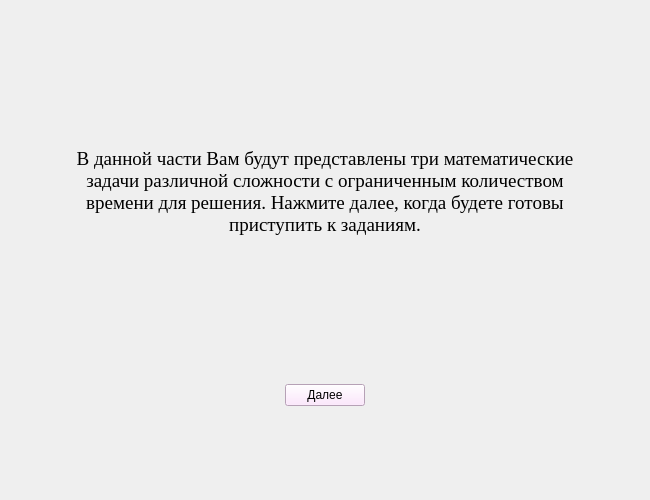
<?xml version="1.0" encoding="UTF-8"?>
<ui version="4.0">
 <class>Form</class>
 <widget class="QWidget" name="Form">
  <property name="geometry">
   <rect>
    <x>0</x>
    <y>0</y>
    <width>650</width>
    <height>500</height>
   </rect>
  </property>
  <property name="windowTitle">
   <string>TestInfoFirst</string>
  </property>
  <layout class="QGridLayout" name="gridLayout">
   <item row="4" column="1">
    <spacer name="verticalSpacer_3">
     <property name="orientation">
      <enum>Qt::Vertical</enum>
     </property>
     <property name="sizeHint" stdset="0">
      <size>
       <width>20</width>
       <height>40</height>
      </size>
     </property>
    </spacer>
   </item>
   <item row="3" column="0">
    <spacer name="horizontalSpacer_2">
     <property name="orientation">
      <enum>Qt::Horizontal</enum>
     </property>
     <property name="sizeHint" stdset="0">
      <size>
       <width>40</width>
       <height>20</height>
      </size>
     </property>
    </spacer>
   </item>
   <item row="2" column="1">
    <spacer name="verticalSpacer_2">
     <property name="orientation">
      <enum>Qt::Vertical</enum>
     </property>
     <property name="sizeHint" stdset="0">
      <size>
       <width>20</width>
       <height>40</height>
      </size>
     </property>
    </spacer>
   </item>
   <item row="1" column="0">
    <spacer name="horizontalSpacer">
     <property name="orientation">
      <enum>Qt::Horizontal</enum>
     </property>
     <property name="sizeHint" stdset="0">
      <size>
       <width>40</width>
       <height>20</height>
      </size>
     </property>
    </spacer>
   </item>
   <item row="0" column="1">
    <spacer name="verticalSpacer">
     <property name="orientation">
      <enum>Qt::Vertical</enum>
     </property>
     <property name="sizeHint" stdset="0">
      <size>
       <width>20</width>
       <height>40</height>
      </size>
     </property>
    </spacer>
   </item>
   <item row="3" column="1">
    <layout class="QHBoxLayout" name="horizontalLayout">
     <item>
      <widget class="QPushButton" name="pushButton">
       <property name="sizePolicy">
        <sizepolicy hsizetype="Fixed" vsizetype="Fixed">
         <horstretch>0</horstretch>
         <verstretch>0</verstretch>
        </sizepolicy>
       </property>
       <property name="styleSheet">
        <string notr="true">background-color: rgb(255, 225, 255);</string>
       </property>
       <property name="text">
        <string>Далее</string>
       </property>
      </widget>
     </item>
    </layout>
   </item>
   <item row="1" column="1">
    <widget class="QTextBrowser" name="textBrowser">
     <property name="sizePolicy">
      <sizepolicy hsizetype="Minimum" vsizetype="Minimum">
       <horstretch>0</horstretch>
       <verstretch>0</verstretch>
      </sizepolicy>
     </property>
     <property name="minimumSize">
      <size>
       <width>550</width>
       <height>200</height>
      </size>
     </property>
     <property name="maximumSize">
      <size>
       <width>100</width>
       <height>100</height>
      </size>
     </property>
     <property name="font">
      <font>
       <family>Times New Roman</family>
       <pointsize>16</pointsize>
      </font>
     </property>
     <property name="styleSheet">
      <string notr="true">border: none;
background-color: transparent;</string>
     </property>
     <property name="html">
      <string>&lt;!DOCTYPE HTML PUBLIC &quot;-//W3C//DTD HTML 4.0//EN&quot; &quot;http://www.w3.org/TR/REC-html40/strict.dtd&quot;&gt;
&lt;html&gt;&lt;head&gt;&lt;meta name=&quot;qrichtext&quot; content=&quot;1&quot; /&gt;&lt;style type=&quot;text/css&quot;&gt;
p, li { white-space: pre-wrap; }
&lt;/style&gt;&lt;/head&gt;&lt;body style=&quot; font-family:'Times New Roman'; font-size:16pt; font-weight:400; font-style:normal;&quot;&gt;
&lt;p align=&quot;center&quot; style=&quot; margin-top:0px; margin-bottom:0px; margin-left:0px; margin-right:0px; -qt-block-indent:0; text-indent:0px;&quot;&gt;&lt;span style=&quot; font-size:14pt;&quot;&gt;В данной части Вам будут представлены три математические задачи различной сложности с ограниченным количеством времени для решения. Нажмите далее, когда будете готовы приступить к заданиям.&lt;/span&gt;&lt;/p&gt;&lt;/body&gt;&lt;/html&gt;</string>
     </property>
    </widget>
   </item>
   <item row="1" column="2">
    <spacer name="horizontalSpacer_3">
     <property name="orientation">
      <enum>Qt::Horizontal</enum>
     </property>
     <property name="sizeHint" stdset="0">
      <size>
       <width>40</width>
       <height>20</height>
      </size>
     </property>
    </spacer>
   </item>
   <item row="3" column="2">
    <spacer name="horizontalSpacer_4">
     <property name="orientation">
      <enum>Qt::Horizontal</enum>
     </property>
     <property name="sizeHint" stdset="0">
      <size>
       <width>40</width>
       <height>20</height>
      </size>
     </property>
    </spacer>
   </item>
  </layout>
 </widget>
 <resources/>
 <connections/>
</ui>
